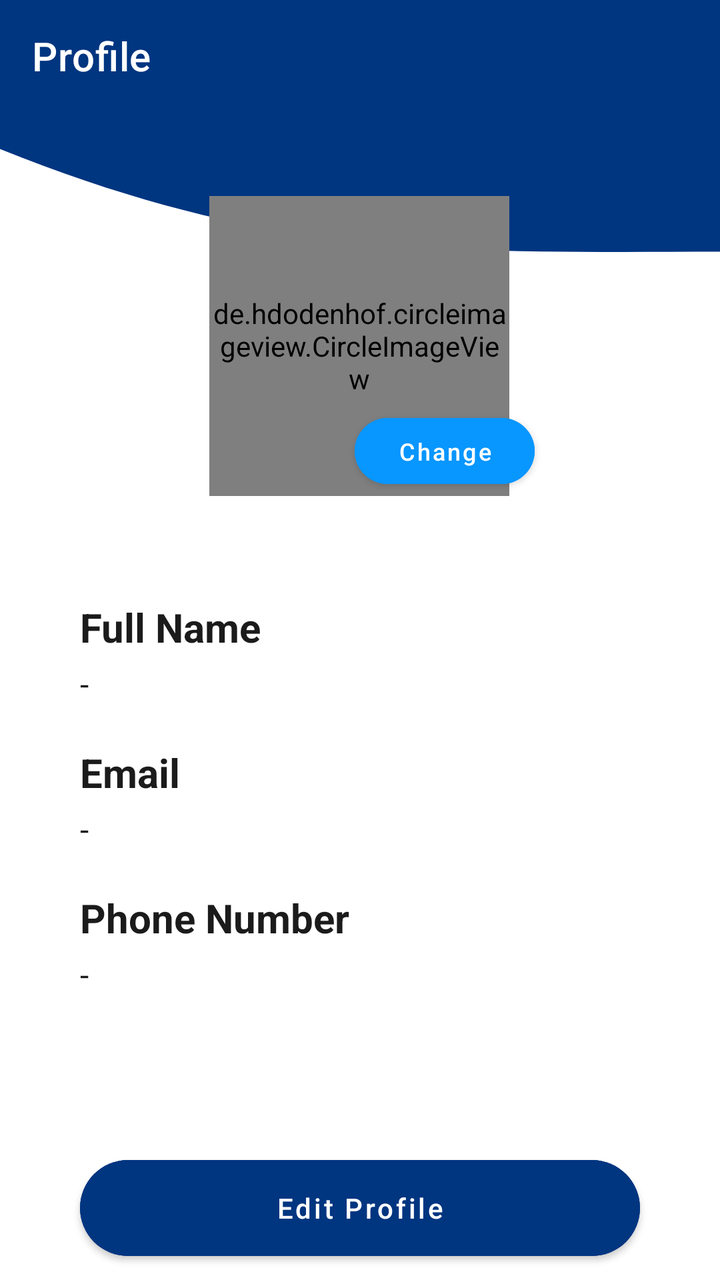
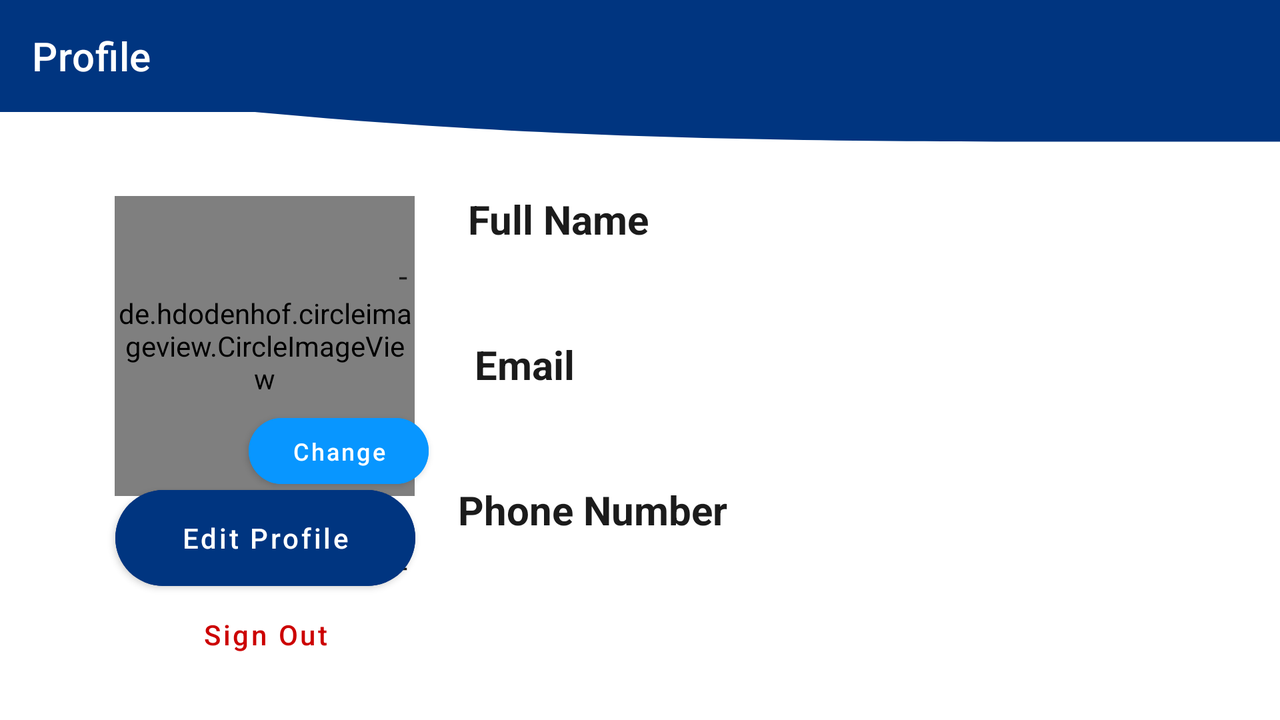

One screen, two layout resources from the same app: the default and the repository's alternative for another configuration. Each is rendered where Android would select it; the XML of both is given below.
<!-- AndroidManifest.xml: application theme AppTheme -->
<!-- res/layout/activity_profile.xml -->
<?xml version="1.0" encoding="utf-8"?>
<androidx.constraintlayout.widget.ConstraintLayout

    xmlns:android="http://schemas.android.com/apk/res/android"
    xmlns:app="http://schemas.android.com/apk/res-auto"
    xmlns:tools="http://schemas.android.com/tools"
    android:layout_width="match_parent"
    android:layout_height="match_parent"
    android:background="@drawable/ic_background3"
    tools:context=".ProfileActivity">


    <com.google.android.material.appbar.AppBarLayout
        android:id="@+id/appBarLayout"
        android:layout_width="match_parent"
        android:layout_height="wrap_content"
        app:elevation="0dp"
        app:layout_constraintTop_toTopOf="parent">

        <com.google.android.material.appbar.MaterialToolbar
            android:id="@+id/profileToolbar"
            android:layout_width="match_parent"
            android:layout_height="?attr/actionBarSize"
            android:background="@color/colorPrimary"
            app:titleTextColor="@android:color/white"
            app:title="Profile"
            app:navigationIcon="@drawable/ic_baseline_arrow_back_24">
        </com.google.android.material.appbar.MaterialToolbar>
    </com.google.android.material.appbar.AppBarLayout>




    <de.hdodenhof.circleimageview.CircleImageView
        android:id="@+id/profilePicture"
        android:layout_width="150dp"
        android:layout_height="150dp"
        android:layout_marginTop="42dp"
        android:src="@drawable/asd"
        app:layout_constraintBottom_toBottomOf="parent"
        app:layout_constraintEnd_toEndOf="parent"
        app:layout_constraintHorizontal_bias="0.498"
        app:layout_constraintStart_toStartOf="parent"
        app:layout_constraintTop_toBottomOf="@+id/appBarLayout"
        app:layout_constraintVertical_bias="0.0" />

    <com.google.android.material.button.MaterialButton
        android:id="@+id/btnChangePicture"
        android:layout_width="90dp"
        android:layout_height="45dp"
        android:layout_marginStart="1dp"
        android:backgroundTint="@color/colorAccent"
        android:hint="Change"
        android:textColorHint="@android:color/white"
        android:textSize="12sp"
        app:cornerRadius="30dp"
        app:layout_constraintBottom_toBottomOf="@+id/profilePicture"
        app:layout_constraintEnd_toEndOf="parent"
        app:layout_constraintHorizontal_bias="0.436"
        app:layout_constraintStart_toStartOf="@+id/profilePicture"
        app:layout_constraintTop_toTopOf="@+id/profilePicture"
        app:layout_constraintVertical_bias="1.0" />



    <TextView
        android:id="@+id/LabelFullName"
        android:layout_width="wrap_content"
        android:layout_height="wrap_content"
        android:layout_marginStart="40dp"
        android:layout_marginTop="244dp"
        android:text="Full Name"
        android:textColor="@color/colorPrimaryDark"
        android:textSize="20sp"
        android:textStyle="bold"
        app:layout_constraintEnd_toEndOf="parent"
        app:layout_constraintHorizontal_bias="0.0"
        app:layout_constraintStart_toStartOf="parent"
        app:layout_constraintTop_toBottomOf="@+id/appBarLayout" />

    <TextView
        android:id="@+id/inputFullName"
        android:layout_width="330dp"
        android:layout_height="wrap_content"
        android:layout_marginStart="40dp"
        android:layout_marginTop="4dp"
        android:text="-"
        android:textAlignment="textStart"
        android:textColor="@color/colorPrimaryDark"
        android:textSize="16sp"
        app:layout_constraintEnd_toEndOf="parent"
        app:layout_constraintHorizontal_bias="0.0"
        app:layout_constraintStart_toStartOf="parent"
        app:layout_constraintTop_toBottomOf="@+id/LabelFullName" />

    <TextView
        android:id="@+id/labelEmail"
        android:layout_width="wrap_content"
        android:layout_height="wrap_content"
        android:layout_marginStart="40dp"
        android:layout_marginTop="20dp"
        android:text="Email"
        android:textColor="@color/colorPrimaryDark"
        android:textSize="20sp"
        android:textStyle="bold"
        app:layout_constraintEnd_toEndOf="parent"
        app:layout_constraintHorizontal_bias="0.0"
        app:layout_constraintStart_toStartOf="parent"
        app:layout_constraintTop_toBottomOf="@+id/inputFullName" />

    <TextView
        android:id="@+id/inputEmail"
        android:layout_width="330dp"
        android:layout_height="wrap_content"
        android:layout_marginStart="40dp"
        android:layout_marginTop="4dp"
        android:text="-"
        android:textAlignment="textStart"
        android:textColor="@color/colorPrimaryDark"
        android:textSize="16sp"
        app:layout_constraintEnd_toEndOf="parent"
        app:layout_constraintHorizontal_bias="0.0"
        app:layout_constraintStart_toStartOf="parent"
        app:layout_constraintTop_toBottomOf="@+id/labelEmail" />

    <TextView
        android:id="@+id/labelPhone"
        android:layout_width="wrap_content"
        android:layout_height="wrap_content"
        android:layout_marginStart="40dp"
        android:layout_marginTop="20dp"
        android:text="Phone Number"
        android:textColor="@color/colorPrimaryDark"
        android:textSize="20sp"
        android:textStyle="bold"
        app:layout_constraintEnd_toEndOf="parent"
        app:layout_constraintHorizontal_bias="0.0"
        app:layout_constraintStart_toStartOf="parent"
        app:layout_constraintTop_toBottomOf="@+id/inputEmail" />

    <TextView
        android:id="@+id/viewPhone"
        android:layout_width="330dp"
        android:layout_height="wrap_content"
        android:layout_marginStart="40dp"
        android:layout_marginTop="4dp"
        android:text="-"
        android:textAlignment="textStart"
        android:textColor="@color/colorPrimaryDark"
        android:textSize="16sp"
        app:layout_constraintEnd_toEndOf="parent"
        app:layout_constraintHorizontal_bias="0.0"
        app:layout_constraintStart_toStartOf="parent"
        app:layout_constraintTop_toBottomOf="@+id/labelPhone" />

    <com.google.android.material.button.MaterialButton
        android:id="@+id/btnEditProfile"
        android:layout_width="match_parent"
        android:layout_height="60dp"
        android:layout_marginHorizontal="40dp"
        android:layout_marginTop="76dp"
        android:backgroundTint="@color/colorPrimary"
        android:hint="@string/edit_profile"
        android:textColorHint="@android:color/white"
        app:cornerRadius="30dp"
        app:layout_constraintBottom_toBottomOf="parent"
        app:layout_constraintEnd_toEndOf="parent"
        app:layout_constraintHorizontal_bias="0.375"
        app:layout_constraintStart_toStartOf="parent"
        app:layout_constraintTop_toBottomOf="@+id/viewPhone"
        app:layout_constraintVertical_bias="0.0" />

    <com.google.android.material.button.MaterialButton
        android:id="@+id/btnSignOut"
        style="@style/Widget.MaterialComponents.Button.OutlinedButton"
        android:layout_width="match_parent"
        android:layout_height="60dp"
        android:layout_marginHorizontal="40dp"
        android:hint="@string/sign_out"
        android:onClick="signout"
        android:textColorHint="@android:color/holo_red_dark"
        app:cornerRadius="30dp"
        app:layout_constraintBottom_toBottomOf="parent"
        app:layout_constraintEnd_toEndOf="parent"
        app:layout_constraintHorizontal_bias="0.487"
        app:layout_constraintStart_toStartOf="parent"
        app:layout_constraintTop_toBottomOf="@+id/btnEditProfile"
        app:layout_constraintVertical_bias="0.0"
        app:strokeColor="@android:color/holo_red_dark" />


</androidx.constraintlayout.widget.ConstraintLayout>
<!-- resources referenced by this layout -->
<resources>
  <color name="colorAccent">#0896FF</color>
  <color name="colorPrimary">#003580</color>
  <color name="colorPrimaryDark">#1b1b1b</color>
  <!-- drawable ic_background3 (drawable) -->
  <vector android:autoMirrored="true" android:height="823dp"
      android:viewportHeight="823" android:viewportWidth="411"
      android:width="411dp" xmlns:android="http://schemas.android.com/apk/res/android">
      <path android:fillColor="#ffffff" android:pathData="M0,0h411v823h-411z"/>
      <path android:fillColor="#003580" android:pathData="M0,95.779C153.121,164.849 245.997,162.4 411,161.845V0H0V95.779Z"/>
  </vector>
  <string name="edit_profile">Edit Profile</string>
  <string name="sign_out">Sign Out</string>
  <style name="AppTheme" parent="Theme.MaterialComponents.Light.NoActionBar">
          
          <item name="colorPrimary">@color/colorPrimary</item>
          <item name="colorPrimaryDark">@color/colorPrimaryDark</item>
          <item name="colorAccent">@color/colorAccent</item>
          <item name="background">@color/colorTransparentBlue</item>
      </style>
  <color name="colorTransparentBlue">#65003580</color>
</resources>
<!-- res/layout-land/activity_profile.xml (the repository's variant of the layout above) -->
<!-- drawn on the phone turned sideways -->
<?xml version="1.0" encoding="utf-8"?>
<androidx.constraintlayout.widget.ConstraintLayout
    xmlns:android="http://schemas.android.com/apk/res/android"
    xmlns:app="http://schemas.android.com/apk/res-auto"
    xmlns:tools="http://schemas.android.com/tools"
    android:layout_width="match_parent"
    android:layout_height="match_parent"
    android:background="@drawable/ic_background3"
    tools:context=".ProfileActivity">


    <com.google.android.material.appbar.AppBarLayout
        android:id="@+id/appBarLayout"
        android:layout_width="match_parent"
        android:layout_height="wrap_content"
        app:elevation="0dp"
        app:layout_constraintTop_toTopOf="parent">

        <com.google.android.material.appbar.MaterialToolbar
            android:id="@+id/profileToolbar"
            android:layout_width="match_parent"
            android:layout_height="?attr/actionBarSize"
            android:background="@color/colorPrimary"
            app:navigationIcon="@drawable/ic_baseline_arrow_back_24"
            app:title="Profile"
            app:titleTextColor="@android:color/white"/>
    </com.google.android.material.appbar.AppBarLayout>


    <de.hdodenhof.circleimageview.CircleImageView
        android:id="@+id/profilePicture"
        android:layout_width="150dp"
        android:layout_height="150dp"
        android:layout_marginTop="42dp"
        android:src="@drawable/asd"
        app:layout_constraintBottom_toBottomOf="parent"
        app:layout_constraintEnd_toEndOf="parent"
        app:layout_constraintHorizontal_bias="0.117"
        app:layout_constraintStart_toStartOf="parent"
        app:layout_constraintTop_toBottomOf="@+id/appBarLayout"
        app:layout_constraintVertical_bias="0.0" />

    <com.google.android.material.button.MaterialButton
        android:id="@+id/btnChangePicture"
        android:layout_width="90dp"
        android:layout_height="45dp"
        android:layout_marginStart="1dp"
        android:backgroundTint="@color/colorAccent"
        android:hint="Change"
        android:textColorHint="@android:color/white"
        android:textSize="12sp"
        app:cornerRadius="30dp"
        app:layout_constraintBottom_toBottomOf="@+id/profilePicture"
        app:layout_constraintEnd_toEndOf="parent"
        app:layout_constraintHorizontal_bias="0.134"
        app:layout_constraintStart_toStartOf="@+id/profilePicture"
        app:layout_constraintTop_toTopOf="@+id/profilePicture"
        app:layout_constraintVertical_bias="1.0" />

    <TextView
        android:id="@+id/LabelFullName"
        android:layout_width="wrap_content"
        android:layout_height="wrap_content"
        android:layout_marginStart="40dp"
        android:layout_marginTop="40dp"
        android:text="Full Name"
        android:textColor="@color/colorPrimaryDark"
        android:textSize="20sp"
        android:textStyle="bold"
        app:layout_constraintEnd_toEndOf="parent"
        app:layout_constraintHorizontal_bias="0.381"
        app:layout_constraintStart_toStartOf="parent"
        app:layout_constraintTop_toBottomOf="@+id/appBarLayout" />

    <TextView
        android:id="@+id/inputFullName"
        android:layout_width="330dp"
        android:layout_height="wrap_content"
        android:layout_marginStart="40dp"
        android:layout_marginTop="4dp"
        android:text="-"
        android:textAlignment="textStart"
        android:textColor="@color/colorPrimaryDark"
        android:textSize="16sp"
        app:layout_constraintEnd_toEndOf="parent"
        app:layout_constraintHorizontal_bias="0.59"
        app:layout_constraintStart_toStartOf="parent"
        app:layout_constraintTop_toBottomOf="@+id/LabelFullName" />

    <TextView
        android:id="@+id/labelEmail"
        android:layout_width="wrap_content"
        android:layout_height="wrap_content"
        android:layout_marginStart="40dp"
        android:layout_marginTop="20dp"
        android:text="Email"
        android:textColor="@color/colorPrimaryDark"
        android:textSize="20sp"
        android:textStyle="bold"
        app:layout_constraintEnd_toEndOf="parent"
        app:layout_constraintHorizontal_bias="0.359"
        app:layout_constraintStart_toStartOf="parent"
        app:layout_constraintTop_toBottomOf="@+id/inputFullName" />

    <TextView
        android:id="@+id/inputEmail"
        android:layout_width="330dp"
        android:layout_height="wrap_content"
        android:layout_marginStart="40dp"
        android:layout_marginTop="4dp"
        android:text="-"
        android:textAlignment="textStart"
        android:textColor="@color/colorPrimaryDark"
        android:textSize="16sp"
        app:layout_constraintEnd_toEndOf="parent"
        app:layout_constraintHorizontal_bias="0.588"
        app:layout_constraintStart_toStartOf="parent"
        app:layout_constraintTop_toBottomOf="@+id/labelEmail" />

    <TextView
        android:id="@+id/labelPhone"
        android:layout_width="wrap_content"
        android:layout_height="wrap_content"
        android:layout_marginStart="40dp"
        android:layout_marginTop="20dp"
        android:text="Phone Number"
        android:textColor="@color/colorPrimaryDark"
        android:textSize="20sp"
        android:textStyle="bold"
        app:layout_constraintEnd_toEndOf="parent"
        app:layout_constraintHorizontal_bias="0.406"
        app:layout_constraintStart_toStartOf="parent"
        app:layout_constraintTop_toBottomOf="@+id/inputEmail" />

    <TextView
        android:id="@+id/viewPhone"
        android:layout_width="330dp"
        android:layout_height="wrap_content"
        android:layout_marginStart="40dp"
        android:layout_marginTop="4dp"
        android:text="-"
        android:textAlignment="textStart"
        android:textColor="@color/colorPrimaryDark"
        android:textSize="16sp"
        app:layout_constraintEnd_toEndOf="parent"
        app:layout_constraintHorizontal_bias="0.59"
        app:layout_constraintStart_toStartOf="parent"
        app:layout_constraintTop_toBottomOf="@+id/labelPhone" />

    <com.google.android.material.button.MaterialButton
        android:id="@+id/btnEditProfile"
        android:layout_width="150dp"
        android:layout_height="60dp"
        android:backgroundTint="@color/colorPrimary"
        android:hint="@string/edit_profile"
        android:textColorHint="@android:color/white"
        app:cornerRadius="30dp"
        app:layout_constraintBottom_toBottomOf="parent"
        app:layout_constraintEnd_toEndOf="parent"
        app:layout_constraintHorizontal_bias="0.118"
        app:layout_constraintStart_toStartOf="parent"
        app:layout_constraintTop_toBottomOf="@+id/appBarLayout"
        app:layout_constraintVertical_bias="0.75" />

    <com.google.android.material.button.MaterialButton
        android:id="@+id/btnSignOut"
        style="@style/Widget.MaterialComponents.Button.OutlinedButton"
        android:layout_width="150dp"
        android:layout_height="wrap_content"
        android:hint="@string/sign_out"
        android:textColorHint="@android:color/holo_red_dark"
        app:cornerRadius="30dp"
        app:layout_constraintBottom_toBottomOf="parent"
        app:layout_constraintEnd_toEndOf="parent"
        app:layout_constraintHorizontal_bias="0.118"
        app:layout_constraintStart_toStartOf="parent"
        app:layout_constraintTop_toBottomOf="@+id/appBarLayout"
        app:layout_constraintVertical_bias="0.927"
        app:strokeColor="@android:color/transparent" />

</androidx.constraintlayout.widget.ConstraintLayout>
